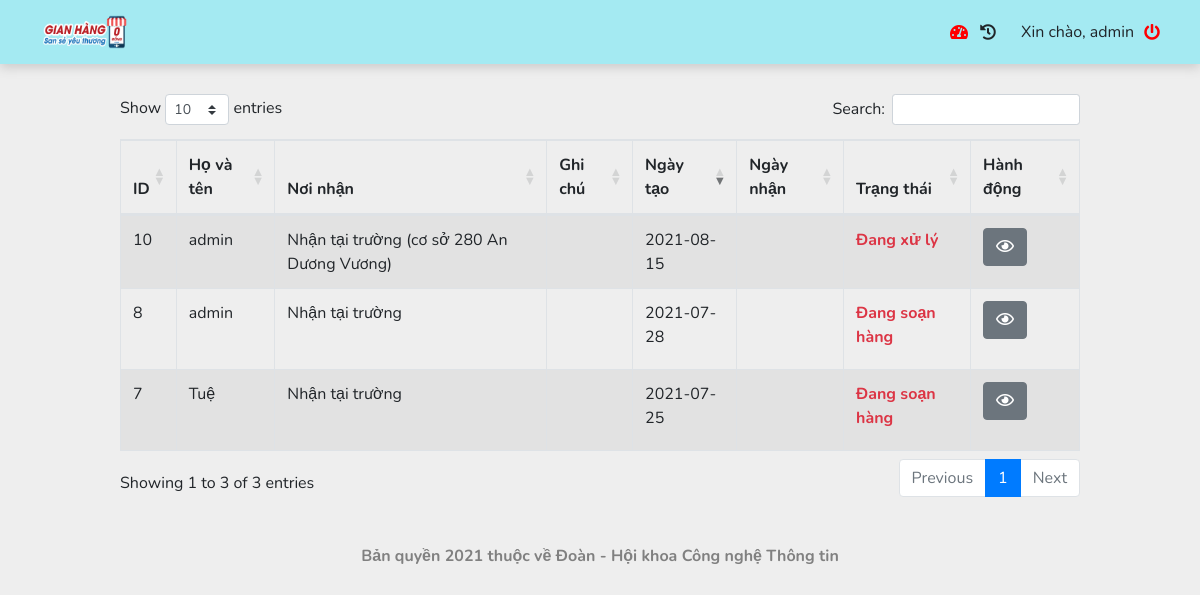
/Home/History (signed in), run on the app's committed database.
### tables this page shows
CREATE TABLE `orders` (
  `ID` int(11) NOT NULL,
  `CustomerID` int(11) NOT NULL,
  `CustomerName` varchar(250) NOT NULL,
  `CustomerEmail` varchar(250) NOT NULL,
  `CustomerAddress` varchar(250) NOT NULL,
  `CustomerPhone` varchar(50) NOT NULL,
  `MSSV` varchar(50) NOT NULL,
  `Object` varchar(255) DEFAULT NULL,
  `Health` varchar(255) NOT NULL,
  `Khoa` varchar(50) NOT NULL,
  `Place` varchar(250) NOT NULL,
  `Address` varchar(250) NOT NULL,
  `Note` varchar(300) NOT NULL,
  `CreatedDay` date NOT NULL,
  `ReceivedDay` varchar(50) DEFAULT NULL,
  `Status` tinyint(1) NOT NULL DEFAULT 0
);

### MVC/Core/App.php (called while the page is built, shortened)
<?php
class App{
	protected $controller = 'Home';
	protected $action = 'Index';
	function __construct(){
		$url = $this->getUrl();
		$link = './MVC/Controllers/';
		if (file_exists($link.$url[0].'.php')) {
			$this->controller = $url[0];
		}
		unset($url[0]);
		if (isset($url[1])) {
			if (method_exists($this->controller, $url[1])) {
				$this->action = $url[1];
			}
			unset($url[1]);
		}
		$this->controller = new $this->controller;
		$this->parametres = (!empty($url))?array_values($url):[];
		call_user_func_array(array($this->controller,$this->action), $this->parametres);
	}
	private function getURL(){
		$url = isset($_GET['url'])?explode('/', trim($_GET['url'],'/')):[$this->controller,$this->action];
		return $url;
	}
}
?>

### index.php (called while the page is built, shortened)
<?php
    $init = new App();
?>

### MVC/Core/Database.php (called while the page is built, shortened)
<?php
class Database{
	function __construct(){
		try {
			$this->connectionString = mysqli_connect(DB_HOST,DB_USERNAME,DB_PASSWORD,DB_SERVERNAME);
		} catch (Exception $e) {
			exit($e->getMessage());
		}
	}
}
?>

### MVC/Models/OrdersDAL.php (called while the page is built, shortened)
<?php
class OrdersDAL extends Database
{
	public function getOrderByUserID($userID)
	{
		$query = "SELECT * FROM orders WHERE CustomerID = $userID ORDER BY CreatedDay DESC";
		$result = mysqli_query($this->connectionString, $query);
		$array = array();
		while ($rows = mysqli_fetch_assoc($result)) {
			$array[] = $rows;
		}
		return json_encode($array);
	}
}

### MVC/Views/Home/History.php (the view)
<div class="content">
    <div class="history-wrapper">
        <table id="historyTable" class="table table-striped table-bordered table-hover" style="width:100%">
            <thead>
                <tr>
                    <th>ID</th>
                    <th>Họ và tên</th>
                    <th>Nơi nhận</th>
                    <th>Ghi chú</th>
                    <th>Ngày tạo</th>
                    <th>Ngày nhận</th>
                    <th>Trạng thái</th>
                    <th>Hành động</th>
                </tr>
            </thead>
            <tbody>
                <?php foreach ($model['ordersByUser'] as $item) : ?>
                    <tr>
                        <td><?php echo $item['ID']; ?></td>
                        <td><?php echo $item['CustomerName']; ?></td>
                        <td><?php echo $item['Place']; ?></td>
                        <td><?php echo $item['Note']; ?></td>
                        <td><?php echo $item['CreatedDay']; ?></td>
                        <td><?php echo $item['ReceivedDay']; ?></td>
                        <td>
                            <?php if ($item['Status'] == 2) : ?>
                                <label class="text-success" style="font-weight:bold;">Đã nhận</label>
                            <?php elseif ($item['Status'] == 0) : ?>
                                <label class="text-danger"  style="font-weight:bold;">Đang xử lý</label>
                            <?php else: ?>
                                <label class="text-danger"  style="font-weight:bold;">Đang soạn hàng</label>
                            <?php endif; ?>
                        </td>
                        <td>
                            <button onclick="window.location.href='<?php echo BASE_URL . 'Home/Ordered/' . $item['ID']; ?>'" class="btn btn-secondary" title="Xem"><i class="far fa-eye"></i></button>
                        </td>
                    </tr>
                <?php endforeach; ?>
            </tbody>
        </table>
    </div>
</div>

### Public/css/style.css (style rules this page uses)
body { width: 100%; height: 100vh; background-color: #eee !important; }
* { margin: 0; padding: 0; box-sizing: border-box; text-decoration: none; list-style: none; font-family: 'Nunito', sans-serif; }
.content { width: 100%; position: relative; display: flex; flex-direction: column; }
.content .history-wrapper { width: 100%; height: 100%; margin: auto; padding: 30px 120px; justify-content: center; align-items: center; }

### data on the page
orders: ID "10", CustomerName "admin", Place "Nhận tại trường (cơ sở 280 An Dương Vương)", CreatedDay "2021-08-15", Status "Đang xử lý"
orders: ID "8", CustomerName "admin", Place "Nhận tại trường", CreatedDay "2021-07-28", Status "Đang soạn hàng"
orders: ID "7", CustomerName "Tuệ", Place "Nhận tại trường", CreatedDay "2021-07-25", Status "Đang soạn hàng"

### other printed values
$_SESSION['USER_SESSION'] "admin"
